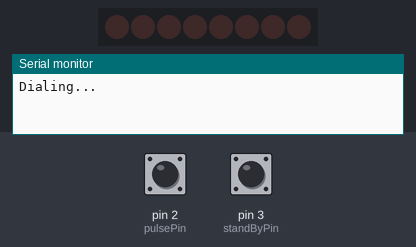
Bench run of a sketch on a simulated Arduino Uno, built with avr-gcc and run on an emulated ATmega328P. Parts: 8 shift-register outputs drawn as a row of LEDs (first output left, lit = HIGH), the last lines printed to the serial monitor. Wiring (inferred from the names in the program): shift register (74HC595): data pin 4; shift clock pin 6; latch pin 5. Wiring (inferred from the signals the program sends): row of LEDs: on Q0, Q1, Q2, Q3, Q4, Q5, Q6, Q7. Inputs (shaded band) come from the test bench; at power-on: pin 2 (pulsePin) HIGH, pin 3 (standByPin) HIGH.

Above: at 1.2 s.
1.3 s: pin 2 (pulsePin) pulled LOW for 1 s
At 2.7 s:
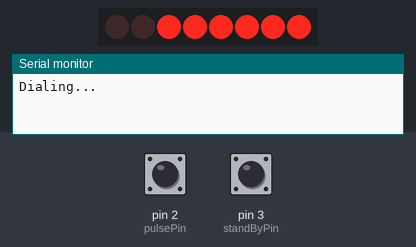
3.8 s: pin 2 (pulsePin) pulled LOW for 0.15 s
At 4.9 s:
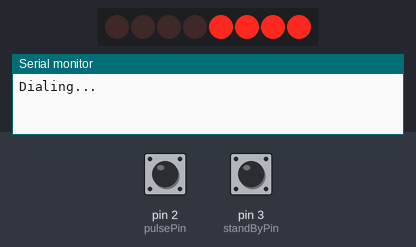
5.4 s: pin 2 (pulsePin) pulled LOW for 3.2 s
At 5.45 s:
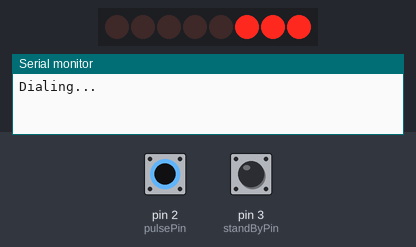
10.1 s: pin 3 (standByPin) pulled LOW for 0.15 s
At 11.5 s:
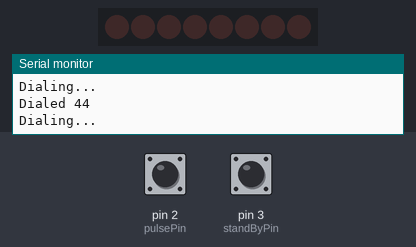
Timing chart, 0 to 12.7 s (numbered marks = the images above; inputs shaded):
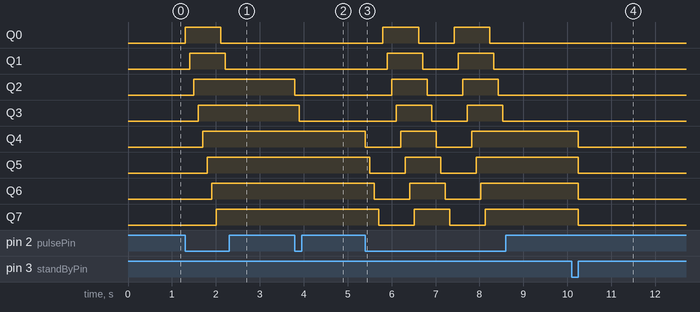

Measured:
- after the input at 1.3 s, Q0: LOW → HIGH at once, → LOW 0.81 s later; Q1: LOW → HIGH after 0.10 s, → LOW 0.81 s later; Q2: LOW → HIGH after 0.20 s; Q3: LOW → HIGH after 0.30 s; Q4: LOW → HIGH after 0.40 s
- after the input at 3.8 s, Q2: HIGH → LOW at once; Q3: HIGH → LOW after 0.10 s
- after the input at 5.4 s, Q0: alternates HIGH for 0.81 s and LOW for 0.81 s, 4 changes in all, then stays LOW, starting after 0.40 s; Q1: alternates HIGH for 0.81 s and LOW for 0.81 s, 4 changes in all, then stays LOW, starting after 0.50 s
- after the input at 10.1 s, Q4–7: HIGH → LOW after 0.15 s

The sketch:

rotary_dial_tester.ino
```cpp
/*
 * Experiments with rotary dial, Siemens type.
 * Wiring (Polish standard):
 * - red - 5V
 * - green - pulses (pulse in LOW)
 * - yellow - dial in use (standby in LOW)
 *
 * Pawel Adamowicz, 2016
 */

byte pulsePin = 2;
byte standByPin = 3;
byte latchPin = 5;
byte clockPin = 6;
byte dataPin = 4;

byte digit = 0;
int debounceDelay = 100;
long lastPulse;
bool isPrinted;
bool pulseRegistered;


void setup() {
  pinMode(pulsePin,INPUT_PULLUP);
  pinMode(standByPin,INPUT_PULLUP);
  pinMode(latchPin, OUTPUT);
  pinMode(clockPin, OUTPUT);
  pinMode(dataPin, OUTPUT);
  lastPulse = 0;
  isPrinted = true;
  pulseRegistered = false;
  updateShiftRegister(0);
  Serial.begin(9600);
}

void loop() {
  if (digitalRead(standByPin) == HIGH)
  {
    if (isPrinted) {
      updateShiftRegister(0);
      isPrinted = false;
      Serial.println("Dialing...");
    }
    if (digitalRead(pulsePin) == LOW)
    {
      if ((millis() - lastPulse) > debounceDelay)
      {
        pulseRegistered = true;
        digit++;
        updateShiftRegister(leadPattern(digit));
        lastPulse = millis();
      }
    }
  }
  else
  {
    if (!isPrinted && pulseRegistered)
    {
      if (digit == 10)
        digit = 0;
      Serial.print("Dialed ");
      Serial.println(digit,DEC);
      isPrinted = true;
      pulseRegistered = false;
      digit = 0;
    }
  }
}

// set bits in order, if highest bit is reached clear bits starting from lowest
byte leadPattern(byte value)
{
  byte pattern = 0;
  for (byte i = 0; i < value; i++) {
    if ( bitRead(pattern,i % 8) )
      bitClear(pattern,i % 8);
    else
      bitSet(pattern,i % 8);
  }
  return pattern;
}

void updateShiftRegister(byte value)
{
  digitalWrite(latchPin, LOW);
  shiftOut(dataPin, clockPin, MSBFIRST, value);
  digitalWrite(latchPin, HIGH);
}
```
